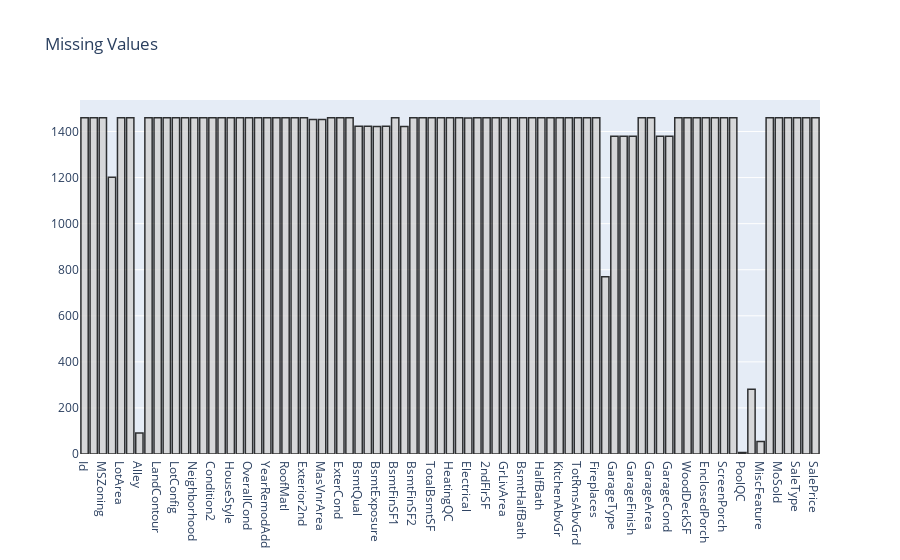

Notebook code cell kept with this figure:
### Code cell
null_feat = pd.DataFrame(len(df['Id']) - df.isnull().sum(), columns = ['Count'])

trace = go.Bar(x = null_feat.index, y = null_feat['Count'] ,opacity = 0.8, marker=dict(color = 'lightgrey', line=dict(color='#000000',width=1.5)))

layout = dict(title =  "Missing Values")
                    
fig = dict(data = [trace], layout=layout)
py.iplot(fig)

### Figure 1 — Plotly figure (JSON) as saved in the notebook; plotly's stock layout.template omitted (floating-point values rounded to 4 significant figures)
{"data": [{"marker": {"color": "lightgrey", "line": {"color": "#000000", "width": 1.5}}, "opacity": 0.8, "type": "bar", "y": [1460, 1460, 1460, 1201, 1460, 1460, 91, 1460, 1460, 1460, 1460, 1460, 1460, 1460, 1460, 1460, 1460, 1460, 1460, 1460, 1460, 1460, 1460, 1460, 1460, 1452, 1452, 1460, 1460, 1460, 1423, 1423, 1422, 1423, 1460, 1422, 1460, 1460, 1460, 1460, 1460, 1460, 1459, 1460, 1460, 1460, 1460, 1460, 1460, 1460, 1460, 1460, 1460, 1460, 1460, 1460, 1460, 770, 1379, 1379, 1379, 1460, 1460, 1379, 1379, 1460, 1460, 1460, 1460, 1460, 1460, 1460, 7, 281, 54, 1460, 1460, 1460, 1460, 1460, 1460], "x": ["Id", "MSSubClass", "MSZoning", "LotFrontage", "LotArea", "Street", "Alley", "LotShape", "LandContour", "Utilities", "LotConfig", "LandSlope", "Neighborhood", "Condition1", "Condition2", "BldgType", "HouseStyle", "OverallQual", "OverallCond", "YearBuilt", "YearRemodAdd", "RoofStyle", "RoofMatl", "Exterior1st", "Exterior2nd", "MasVnrType", "MasVnrArea", "ExterQual", "ExterCond", "Foundation", "BsmtQual", "BsmtCond", "BsmtExposure", "BsmtFinType1", "BsmtFinSF1", "BsmtFinType2", "BsmtFinSF2", "BsmtUnfSF", "TotalBsmtSF", "Heating", "HeatingQC", "CentralAir", "Electrical", "1stFlrSF", "2ndFlrSF", "LowQualFinSF", "GrLivArea", "BsmtFullBath", "BsmtHalfBath", "FullBath", "HalfBath", "BedroomAbvGr", "KitchenAbvGr", "KitchenQual", "TotRmsAbvGrd", "Functional", "Fireplaces", "FireplaceQu", "GarageType", "GarageYrBlt", "GarageFinish", "GarageCars", "GarageArea", "GarageQual", "GarageCond", "PavedDrive", "WoodDeckSF", "OpenPorchSF", "EnclosedPorch", "3SsnPorch", "ScreenPorch", "PoolArea", "PoolQC", "Fence", "MiscFeature", "MiscVal", "MoSold", "YrSold", "SaleType", "SaleCondition", "SalePrice"]}], "layout": {"title": {"text": "Missing Values"}}}
